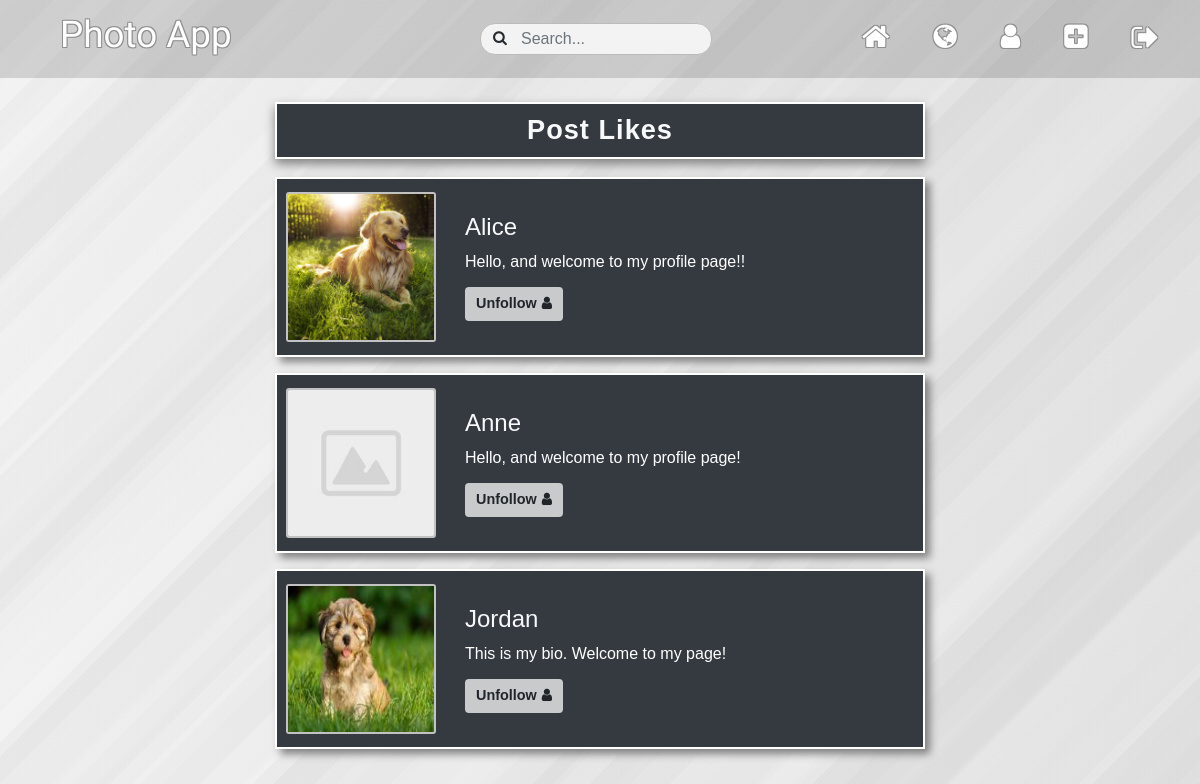
The app's page /post-likes/1/ (signed in) with its own data.
### photo_sharing/models.py (models this page shows, shortened)
class PostLike(models.Model):
    user = models.ForeignKey(User, on_delete=models.CASCADE)
    post = models.ForeignKey(Post, on_delete=models.CASCADE)

### users/models.py (models this page shows, shortened)
class Profile(models.Model):
    user = models.OneToOneField(User, on_delete=models.CASCADE)
    image = models.ImageField(default='default.jpg', upload_to='profile-image')
    bio = models.CharField(max_length=150)
    following = models.ManyToManyField(User, related_name='followers')

### photo_sharing/views.py (the view)
# urls.py: path('post-likes/<int:pk>/', views.likes_list, name='likes-list'),
@login_required
def likes_list(request, pk):
    results = PostLike.objects.filter(post_id=pk).all()
    return render(request, 'photo_sharing/likes_list.html', {
        'results': results
    })

### users/context_processors.py (called while the page is built)
def isFollowing(request):
    if (request.user.username):
        following_list = list(Profile.objects.get(user=request.user).following.all())
    else:
        following_list = 0
    return {
        'following_list': following_list
    }

### photo_sharing/templates/photo_sharing/likes_list.html (shortened to what this page needs)
{% extends 'photo_sharing/layout.html' %}
{% block content %}
<br>
<div class='text-center'>
    <h3 class="page-title">Post Likes</h3>
</div>
{% for like in results %}
<div class="row no-gutters user-page">
    <div class='col-12 profile-background my-2'>
        <div class="profile-block">
            <div class='image-col mr-3 pl-1 my-auto'>
                <img class='profile-image' src="{{ like.user.profile.image.url }}" alt="User Profile Image">
            </div>
            <div class='bio-col my-auto pr-0'>
                <a class='username-link' href="{% url 'profile' like.user.username %}"><h4>{{ like.user.username|title }}</h4></a>
                <p class='mb-2'>{{ like.user.profile.bio|truncatechars:90 }}</p>
                {% if like.user.username == user.username %}
                <div class='py-2'></div>
                {% elif like.user not in following_list %}
                <a class='btn user-btn follow' data-id='{{ like.user.id }}' href="{% url 'follow' like.user.id %}">Follow <i class="fa fa-user" aria-hidden="true"></i></a>
                {% else %}
                <a class='btn user-btn unfollow' data-id='{{ like.user.id }}' href="{% url 'unfollow' like.user.id %}">Unfollow <i class="fa fa-user" aria-hidden="true"></i></a>
                {% endif %}
            </div>
        </div>
    </div>
</div>
{% endfor %}
{% endblock %}

### photo_sharing/static/photo_sharing/main.css (style rules this page uses)
body { background-image: repeating-linear-gradient(135deg, rgba(128, 128, 128, 0.03) 0px, rgba(128, 128, 128, 0.03) 36px,rgba(119, 119, 119, 0.03) 36px, rgba(119, 119, 119, 0.03) 58px,rgba(198, 198, 198, 0.03) 58px, rgba(198, 198, 198, 0.03) 79px,rgba(15, 15, 15, 0.03) 79px, rgba(15, 15, 15, 0.03) 108px,rgba(146, 146, 146, 0.03) 108px, rgba(146, 146, 146, 0.03) 120px,rgba(135, 135, 135, 0.03) 120px, rgba(135, 135, 135, 0.03) 160px,rgba(98, 98, 98, 0.03) 160px, rgba(98, 98, 98, 0.03) 202px,rgba(197, 197, 197, 0.03) 202px, rgba(197, 197, 197, 0.03) 223px),repeating-linear-gradient(135deg, rgba(146, 146, 146, 0.03) 0px, rgba(146, 146, 146, 0.03) 48px,rgba(148, 148, 148, 0.03) 48px, rgba(148, 148, 148, 0.03) 92px,rgba(187, 187, 187, 0.03) 92px, rgba(187, 187, 187, 0.03) 124px,rgba(127, 127, 127, 0.03) 124px, rgba(127, 127, 127, 0.03) 137px,rgba(123, 123, 123, 0.03) 137px, rgba(123, 123, 123, 0.03) 156px,rgba(7, 7, 7, 0.03) 156px, rgba(7, 7, 7, 0.03) 198px,rgba(140, 140, 140, 0.03) 198px, rgba(140, 140, 140, 0.03) 224px,rgba(167, 167, 167, 0.03) 224px, rgba(167, 167, 167, 0.03) 249px),repeating-linear-gradient(135deg, rgba(118, 118, 118, 0.03) 0px, rgba(118, 118, 118, 0.03) 11px,rgba(69, 69, 69, 0.03) 11px, rgba(69, 69, 69, 0.03) 38px,rgba(202, 202, 202, 0.03) 38px, rgba(202, 202, 202, 0.03) 63px,rgba(213, 213, 213, 0.03) 63px, rgba(213, 213, 213, 0.03) 100px,rgba(238, 238, 238, 0.03) 100px, rgba(238, 238, 238, 0.03) 122px,rgba(221, 221, 221, 0.03) 122px, rgba(221, 221, 221, 0.03) 139px,rgba(34, 34, 34, 0.03) 139px, rgba(34, 34, 34, 0.03) 168px,rgba(52, 52, 52, 0.03) 168px, rgba(52, 52, 52, 0.03) 198px),linear-gradient(90deg, rgb(248, 248, 248),rgb(233, 233, 233)); background-position: center; background-repeat: no-repeat; background-size: cover; background-attachment: fixed; font-family: Helvetica, sans-serif; color: #f8f9fa; min-height: 100vh; }
.profile-image { height: 150px; width: 150px; }
.profile-block { display: flex; position: relative; width: 95%; max-width: 650px; margin: auto; color: white; background: #343A40; border: 2px solid white; padding: 5px; box-shadow: 5px 5px 8px grey; }
.image-col { padding: 0.5em 0; }
.image-col img { border-radius: 2%; border: 2px solid #c2c2c2; }
.bio-col { padding: 5px; padding-left: 13px; padding-right: 50px; overflow-x: hidden; width: 100%; position: relative; }
.page-title { border: 2px solid white; color: #f8f9fa; background: #343A40; padding: 10px 5px; max-width: 650px; width: 95%; box-shadow: 0px 5px 10px grey; margin: auto; margin-bottom: 10px; font-size: 1.7rem; font-weight: bold; letter-spacing: 1px; }
.user-page .bio-col { padding-right: 10px !important; }
.fa-user { margin-left: 1px; }
.user-btn { background: #C8CACB; padding: 5px 10px; font-size: 0.9rem; font-weight: 600; transition: background-color 0.3s; margin-top: 5px; display: inline-block; }
.username-link { display: inline-block; color: #f8f9fa; }

### records on screen
PostLike: user.profile.image (picture), user.username "Alice", user.profile.bio "Hello, and welcome to my profile page!!"
PostLike: user.profile.image (placeholder picture), user.username "Anne", user.profile.bio "Hello, and welcome to my profile page!"
PostLike: user.profile.image (picture), user.username "Jordan", user.profile.bio "This is my bio. Welcome to my page!"
